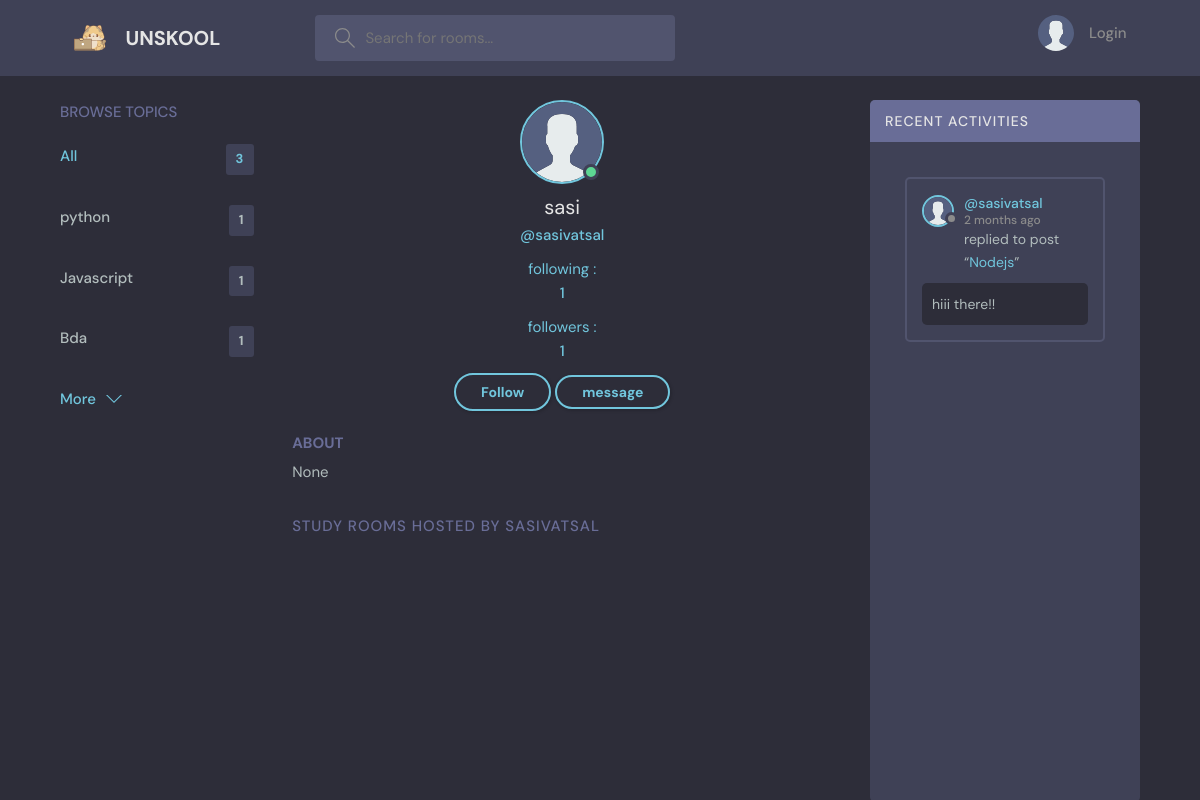
The page /profile_page/4 on the database its author committed.
### shazam/models.py (models this page shows, shortened)
class Topic(models.Model):
    name=models.CharField(max_length=100)

class User(AbstractUser):
    name=models.CharField(max_length=200,null=True)
    following = models.ManyToManyField(
        "self", blank=True, related_name="followers", symmetrical=False
    )
    email=models.EmailField(unique=True,null=True)
    bio=models.TextField(null=True)
    avatar=models.ImageField(null=True,default="avatar.svg")
    USERNAME_FIELD='email'
    REQUIRED_FIELDS=[]

class Message (models.Model):
    user=models.ForeignKey(User,on_delete=models.CASCADE)
    room=models.ForeignKey(Room ,on_delete=models.CASCADE)
    body=models.TextField(max_length=100)
    created=models.DateTimeField(auto_now_add=True)
    updated=models.DateTimeField(auto_now=True)

class Room(models.Model):
    Host=models.ForeignKey(User,on_delete=models.SET_NULL,null=True)
    participants=models.ManyToManyField(User,related_name="participants")
    Topic=models.ForeignKey(Topic,on_delete=models.SET_NULL ,null=True)
    name=models.CharField(max_length=50)
    description=models.TextField(null=True)
    created=models.DateTimeField(auto_now_add=True)
    updated=models.DateTimeField(auto_now=True)
    def __str__(self):
        return str(self.name)

### shazam/views.py (the view)
# urls.py: path('profile_page/<str:pk>',views.profile_page,name='profile_page' ),
def profile_page(request,pk):
    users=User.objects.get(id=pk)
    rooms=users.room_set.all()
    chatboxes=users.message_set.all()
    topics=Topic.objects.all()
    context={'users':users,'rooms':rooms,'chatboxes':chatboxes,'topics':topics}
    return render (request,'shazam/profile_page.html',context)

### shazam/templates/shazam/profile_page.html (shortened to what this page needs)
{% extends 'main.html' %}
{% block content %}
<main class="profile-page layout layout--3">
  <div class="container">
    {% include 'shazam/topic component.html' %}
    <div class="roomList">
      <div class="profile">
        <div class="profile__avatar">
          <div class="avatar avatar--large active">
            <img src="{{users.avatar.url}}" />
          </div>
        </div>
        <div class="profile__info">
          <h3>{{users.name}}</h3>
          <p>@{{users.username}}</p>
          <a href="{% url 'inbox' users.id %}"> following : </a>
          <p> {{ users.followers.count }} </p>
          <a href="{% url 'inbox' users.id %}"> followers : </a>
          <p> {{ users.following.count }} </p>
          <span>{% if users.is_authenticated %}
            {% if request.user != users %}
            {% if user in users.following.all%}
                <a href="{% url 'followToggle' author=users.username  %}" class="btn btn--main btn--pill">Unfollow</a>
              {% else %}
                <a  href="{% url 'followToggle' author=users.username  %}" class="btn btn--main btn--pill"> Follow </a>
            {% endif %}
            {% endif %}
            <button class="btn btn--main btn--pill"><a href="{% url 'direct' users.id%}">message </a></button>
          {% else %}
            <p class="text-muted"> please, login to follow </p>
          {% endif %}</span>
        </div>
        <div class="profile__about">
          <h3>About</h3>
          <p>
            {{users.bio}}
          </p>
        </div>
      </div>
      <div class="roomList__header">
        <div>
          <h2>Study Rooms Hosted by {{users.username}}
          </h2>
        </div>
      </div>
    </div>
    {% include 'shazam/activity_component.html' %}
  </div>
</main>
{% endblock content %}

### shazam/templates/shazam/topic component.html
<div class="topics">
    <div class="topics__header">
        <h2>Browse Topics</h2>
    </div>
    <ul class="topics__list">
        <li>
            <a href="{% url 'home' %}" class="active">All <span>{{topics.count}}</span></a>
        </li>
        {% for topic in topics %}
        <li>
            <a href="{% url 'home' %}?q={{topic.name}}">{{topic.name}}<span>{{topic.room_set.all.count}}</span></a>
        </li>
        {% endfor %}
    </ul>
    <a class="btn btn--link" href="{% url 'topics' %}">
        More
        <svg version="1.1" xmlns="http://www.w3.org/2000/svg" width="32" height="32" viewBox="0 0 32 32">
            <title>chevron-down</title>
            <path d="M16 21l-13-13h-3l16 16 16-16h-3l-13 13z"></path>
        </svg>
    </a>
</div>

### shazam/templates/shazam/activity_component.html (shortened to what this page needs)
<div class="activities">
    <div class="activities__header">
        <h2>Recent Activities</h2>
    </div>
    <div class="participants__list scroll">
    {% for chatbox in chatboxes %}
    <div class="activities__box">
        <div class="activities__boxHeader roomListRoom__header">
            <a href="{% url 'profile_page' chatbox.user.id %}" class="roomListRoom__author">
                <div class="avatar avatar--small">
                    <img src="{{chatbox.user.avatar.url}}" />
                </div>
                <p>
                    @{{chatbox.user.username}}
                    <span>{{chatbox.created|timesince}} ago</span>
                </p>
            </a>
        </div>
        <div class="activities__boxContent">
            <p>replied to post <br><span>“<a href="{% url 'room' chatbox.room.id %}">{{chatbox.room}}</a>”</span></p>
            <div class="activities__boxRoomContent">{{chatbox.body}}</div>
        </div>
    </div>
    {% endfor %}
</div>
</div>

### rows shown on the page
Topic: name "python", room_set.all.count "1"
Topic: name "Javascript", room_set.all.count "1"
Topic: name "Bda", room_set.all.count "1"
User: avatar (placeholder picture), name "sasi", username "sasivatsal", followers.count "1", following.count "1", bio "None", username "SASIVATSAL"
Message: user.avatar (placeholder picture), user.username "sasivatsal", created "2 months", room "Nodejs", body "hiii there!!"

### other values the page prints
{{ topics.count }} "3"
